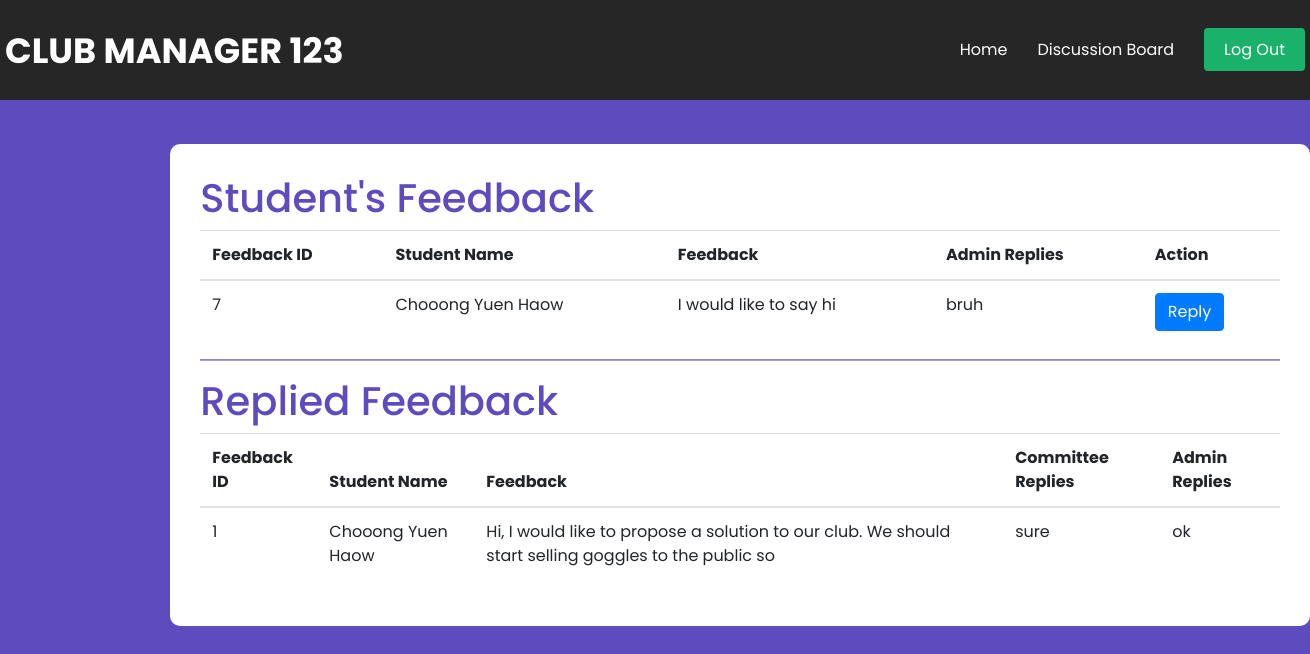
/php/comFeedback.php (signed in), run on the app's committed database.
### tables this page shows
CREATE TABLE IF NOT EXISTS `feedback` (
  `feedback_ID` int NOT NULL AUTO_INCREMENT,
  `club_name` varchar(255) NOT NULL,
  `student_name` varchar(255) NOT NULL,
  `feedback_text` varchar(255) NOT NULL,
  `admin_replies` varchar(255) DEFAULT NULL,
  `committee_replies` varchar(255) DEFAULT NULL,
  PRIMARY KEY (`feedback_ID`),
  KEY `club_id` (`club_name`)
);

### php/comFeedback.php (the view, shortened to what this page needs)
<?php
include '../template/comNavbar.php';
$noReplySql = "SELECT * FROM feedback WHERE committee_replies IS NULL AND club_name = '".$_SESSION['comClubName']."'";
$result = mysqli_query($_SESSION["conn"], $noReplySql);
$repliedSql = "SELECT * FROM feedback WHERE committee_replies IS NOT NULL AND club_name = '".$_SESSION['comClubName']."'";
$results = mysqli_query($_SESSION["conn"], $repliedSql);
?>
<!DOCTYPE html>
<html lang="en">
<head>
  <link rel="stylesheet" href="https://cdn.jsdelivr.net/npm/bootstrap@4.6.1/dist/css/bootstrap.min.css">
</head>
<body>
<div class="container">
  <h2>Student's Feedback</h2>
  <table class="table">
    <thead>
      <tr>
        <th>Feedback ID</th>
        <th>Student Name</th>
        <th>Feedback</th>
        <th>Admin Replies</th>
        <th>Action</th>
      </tr>
    </thead>
    <tbody>
    <?php
    if (mysqli_num_rows($result) > 0) {
      while($row = mysqli_fetch_assoc($result)) {
        $replies = $row['admin_replies'];
        if ($row['admin_replies'] === null){
          $replies = "-";
        }else{
          $replies = $row['admin_replies'];
        }
          ?>
          <tr>
            <td><?php echo $row["feedback_ID"]?></td>
            <td><?php echo $row["student_name"]?></td>
            <td><?php echo $row["feedback_text"]?></td>
            <td><?php echo $replies?></td>
            <td><a href="comReplyFeedback.php?feedbackID=<?php echo $row["feedback_ID"]?>" class="btn btn-primary">Reply</a></td>
          </tr>
          <?php
      }
    } else {
      echo "No Any Feedback yet.";
    }
?>
</tbody>
  </table>
  <hr>
  <h2>Replied Feedback</h2>
  <table class="table">
    <thead>
      <tr>
        <th>Feedback ID</th>
        <th>Student Name</th>
        <th>Feedback</th>
        <th>Committee Replies</th>
        <th>Admin Replies</th>
      </tr>
    </thead>
    <tbody>
<?php
if (mysqli_num_rows($results) > 0) {
  while($row = mysqli_fetch_assoc($results)) {
    $replies = $row['admin_replies'];
    if ($row['admin_replies'] === null){
      $replies = "-";
    }else{
      $replies = $row['admin_replies'];
    }
      ?>
        <tr>
          <td><?php echo $row["feedback_ID"]?></td>
          <td><?php echo $row["student_name"]?></td>
          <td><?php echo $row["feedback_text"]?></td>
          <td><?php echo $row["committee_replies"]?></td>
          <td><?php echo $replies?></td>
        </tr>
      <?php
  }
} else {
  echo "No Any Feedback yet.";
}
?>
</tbody>
  </table>
</div>
</body>
</html>

### css/navbar_.css (style rules this page uses)
* { margin: 0; padding: 0; list-style: none; text-decoration: none; }

### php/comFeedback.php (style rules this page uses)
* { font-family:'Poppins'; }
html { overflow:scroll; }
body { background-color:rgb(94, 75, 190); }
.container { position:absolute; left:13%; top:18%; background-color:white; border-radius: 10px; padding:30px; }
h2 { color:rgb(94, 75, 190); font-family:'Poppins'; font-size: 40px; }
hr { height:1px; background-color: rgb(165, 153, 223); }

### data on the page
feedback: feedback_ID "7", student_name "Chooong Yuen Haow", feedback_text "I would like to say hi", admin_replies "bruh"
feedback: feedback_ID "1", student_name "Chooong Yuen Haow", feedback_text "Hi, I would like to propose a solution to our club. We should start selling goggles to the public so", committee_replies "sure", admin_replies "ok"
